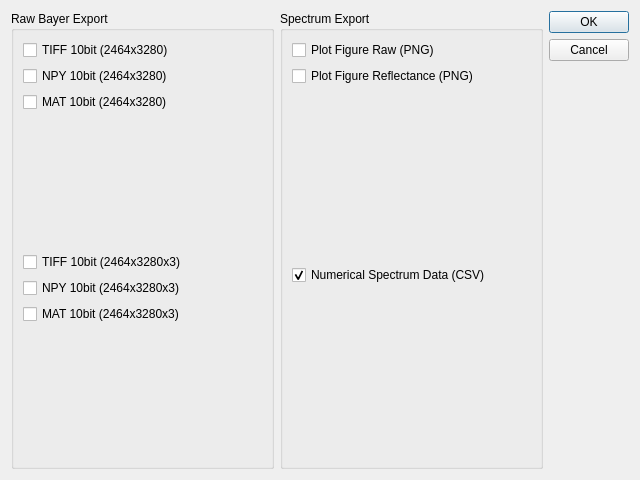
<?xml version="1.0" encoding="UTF-8"?>
<ui version="4.0">
 <class>Dialog</class>
 <widget class="QDialog" name="Dialog">
  <property name="geometry">
   <rect>
    <x>0</x>
    <y>0</y>
    <width>640</width>
    <height>480</height>
   </rect>
  </property>
  <property name="windowTitle">
   <string>Dialog</string>
  </property>
  <layout class="QGridLayout" name="gridLayout">
   <item row="0" column="2">
    <widget class="QDialogButtonBox" name="buttonBox">
     <property name="orientation">
      <enum>Qt::Vertical</enum>
     </property>
     <property name="standardButtons">
      <set>QDialogButtonBox::Cancel|QDialogButtonBox::Ok</set>
     </property>
    </widget>
   </item>
   <item row="0" column="1">
    <widget class="QGroupBox" name="groupBox_2">
     <property name="title">
      <string>Spectrum Export</string>
     </property>
     <layout class="QVBoxLayout" name="verticalLayout_2">
      <item>
       <widget class="QCheckBox" name="cb_plot_raw">
        <property name="text">
         <string>Plot Figure Raw (PNG)</string>
        </property>
       </widget>
      </item>
      <item>
       <widget class="QCheckBox" name="cb_plo_refl">
        <property name="text">
         <string>Plot Figure Reflectance (PNG)</string>
        </property>
       </widget>
      </item>
      <item>
       <spacer name="_vs_3">
        <property name="orientation">
         <enum>Qt::Vertical</enum>
        </property>
        <property name="sizeHint" stdset="0">
         <size>
          <width>20</width>
          <height>166</height>
         </size>
        </property>
       </spacer>
      </item>
      <item>
       <widget class="QCheckBox" name="cb_numerical">
        <property name="whatsThis">
         <string extracomment="Exports Numerical Values of Spectrum in a CSV file"/>
        </property>
        <property name="text">
         <string>Numerical Spectrum Data (CSV)</string>
        </property>
        <property name="checked">
         <bool>true</bool>
        </property>
        <property name="tristate">
         <bool>false</bool>
        </property>
       </widget>
      </item>
      <item>
       <spacer name="_vs_4">
        <property name="orientation">
         <enum>Qt::Vertical</enum>
        </property>
        <property name="sizeHint" stdset="0">
         <size>
          <width>20</width>
          <height>166</height>
         </size>
        </property>
       </spacer>
      </item>
     </layout>
    </widget>
   </item>
   <item row="0" column="0">
    <widget class="QGroupBox" name="groupBox">
     <property name="title">
      <string>Raw Bayer Export</string>
     </property>
     <layout class="QVBoxLayout" name="verticalLayout">
      <item>
       <widget class="QCheckBox" name="cb_tif_1layer">
        <property name="text">
         <string>TIFF 10bit (2464x3280)</string>
        </property>
       </widget>
      </item>
      <item>
       <widget class="QCheckBox" name="cb_npy_1layer">
        <property name="text">
         <string>NPY 10bit (2464x3280)</string>
        </property>
       </widget>
      </item>
      <item>
       <widget class="QCheckBox" name="cb_mat_1layer">
        <property name="text">
         <string>MAT 10bit (2464x3280)</string>
        </property>
       </widget>
      </item>
      <item>
       <spacer name="_vs_2">
        <property name="orientation">
         <enum>Qt::Vertical</enum>
        </property>
        <property name="sizeHint" stdset="0">
         <size>
          <width>20</width>
          <height>40</height>
         </size>
        </property>
       </spacer>
      </item>
      <item>
       <widget class="QCheckBox" name="cb_tif_3layer">
        <property name="text">
         <string>TIFF 10bit (2464x3280x3)</string>
        </property>
       </widget>
      </item>
      <item>
       <widget class="QCheckBox" name="cb_npy_3layer">
        <property name="text">
         <string>NPY 10bit (2464x3280x3)</string>
        </property>
       </widget>
      </item>
      <item>
       <widget class="QCheckBox" name="cb_mat_3layer">
        <property name="text">
         <string>MAT 10bit (2464x3280x3)</string>
        </property>
       </widget>
      </item>
      <item>
       <spacer name="_vs">
        <property name="orientation">
         <enum>Qt::Vertical</enum>
        </property>
        <property name="sizeHint" stdset="0">
         <size>
          <width>20</width>
          <height>40</height>
         </size>
        </property>
       </spacer>
      </item>
     </layout>
    </widget>
   </item>
  </layout>
 </widget>
 <resources/>
 <connections>
  <connection>
   <sender>buttonBox</sender>
   <signal>accepted()</signal>
   <receiver>Dialog</receiver>
   <slot>accept()</slot>
   <hints>
    <hint type="sourcelabel">
     <x>248</x>
     <y>254</y>
    </hint>
    <hint type="destinationlabel">
     <x>157</x>
     <y>274</y>
    </hint>
   </hints>
  </connection>
  <connection>
   <sender>buttonBox</sender>
   <signal>rejected()</signal>
   <receiver>Dialog</receiver>
   <slot>reject()</slot>
   <hints>
    <hint type="sourcelabel">
     <x>316</x>
     <y>260</y>
    </hint>
    <hint type="destinationlabel">
     <x>286</x>
     <y>274</y>
    </hint>
   </hints>
  </connection>
 </connections>
</ui>
